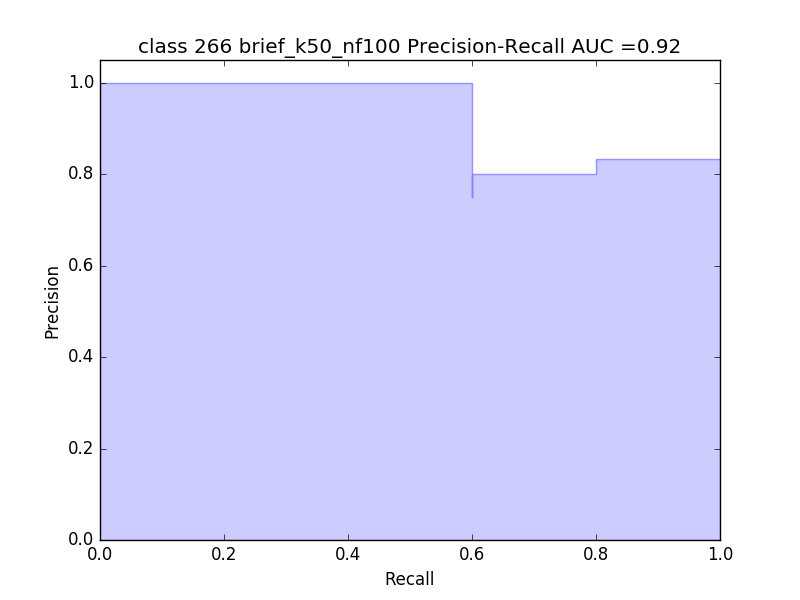
#> input picture pr_figures/brief/class_266 brief k50 nf100.png, 800 x 600 px; its folder holds only this picture in this run
$ python showkeypoints.py --p 'pr_figures/brief/class_266 brief k50 nf100.png'   (older library calls are emulated)
#> lines starting #> are read from the running program, lines starting #| are printed output that depends on the picture; after the words box and inside, x2 and y2 are one past the last pixel; in counts of white or black regions, pixels touching at a corner belong together
### utils.py
import numpy as np
import cv2
from matplotlib import pyplot as plt
import glob
import os
from itertools import groupby
import sys
from collections import OrderedDict
import random
import csv
from sklearn.metrics import precision_recall_curve
from sklearn.metrics import auc

# Read images/masks from a directory
train_width = 10 # the number of train images for each class
opposite_image_num = 10 # the number of opposite images for each class


# [78 lines left out: functions getImageListFromDir, getHistListFromDir, img_generator, orb_descriptor_generator, brief_descriptor_generator, not called in this run]


def SIFT_descriptor_generator(data, nfeatures):
    """
    :param data: numpy array grayscale image for getting histo or local descriptors for an images
    :param feature_point_quantity: MAX feature point quantity
    :return: keypoint_list, descriptor_list
    """
    # Initiate SIFT detector
    sift = cv2.xfeatures2d.SIFT_create(nfeatures=nfeatures)

    # compute the descriptors with SIFT
    kps, descs = sift.detectAndCompute(data,None)
    if descs is not None:
        pass
    return kps, descs

# generator descriptors
# [198 lines left out: functions generator_descriptor, generateHist, searchFromBase, get_class_image_list, generate_random_image_list, csv_init, not called in this run]

# deinit the csv file
def csv_deinit(csvfile, writer, score_global):
    writer.writerow(['Conclusion'] + score_global[:-1] + ["-"] + [score_global[-1]])
    csvfile.close()

 # generate Prediction/Recall image
# [104 lines left out: functions pr_image_generate, pr_csv_generation, not called in this run]

### showkeypoints.py
# this code is used for showing keypoints in the image #
import cv2
import argparse
from utils import SIFT_descriptor_generator, brief_descriptor_generator, orb_descriptor_generator
from matplotlib import pyplot as plt
from scipy.misc import imsave

def main (path, descpt_tpye, save_path):
#> called with descpt_tpye = 'sift', save_path = './rapport/draw_output_2.png'
    img = cv2.imread(path)
#> img is the input picture: shape (600, 800, 3); mean B, G, R 251.4, 223.4, 223.4
    kp = []
    if descpt_tpye == 'orb':
        kp,_ = orb_descriptor_generator(img, 10000)
    img = cv2.imread(path)
    if descpt_tpye == 'sift':
        kp,_ = SIFT_descriptor_generator(img, 10000)
#> in SIFT_descriptor_generator, `kps, descs = sift.detectAndCompute(data,None)`: kps = 339 keypoints; strongest (x, y, size): (410, 40, 1.9), (671, 52, 2), (197, 52, 2), (356, 548, 1.9)
#> kp has the same summary as kps in SIFT_descriptor_generator
    img = cv2.imread(path)
    if descpt_tpye == 'brief':
        kp,_ = brief_descriptor_generator(img, 10000)

    print ("{} key points are detected.".format(len(kp)))
#| 339 key points are detected.
    img = cv2.drawKeypoints(img, kp, img, color=(0,255,0))
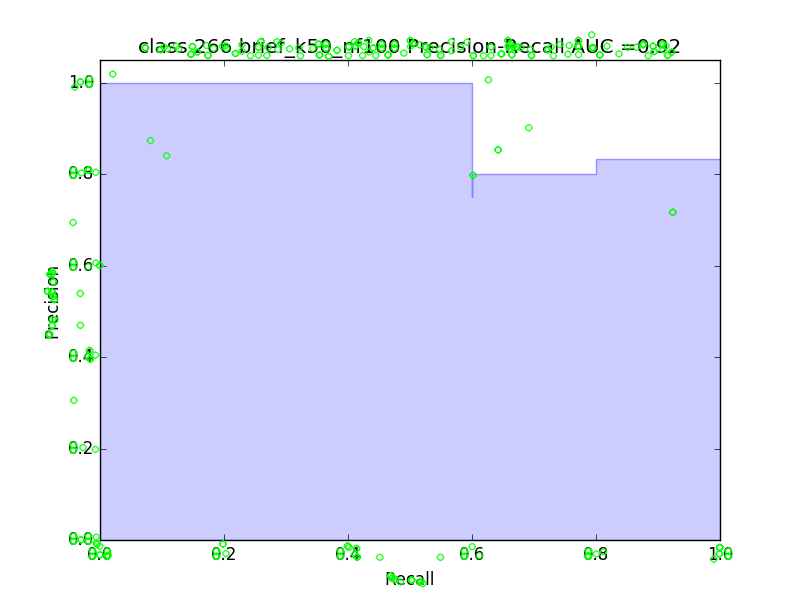
#> img: shape (600, 800, 3); 1.94% of pixels changed, all inside (x1, y1, x2, y2) = (43, 30, 733, 588)
    img = cv2.cvtColor(img,cv2.COLOR_BGR2RGB)
    plt.imshow(img)
    plt.axis("off")
    plt.show()
    imsave(save_path,img)

if __name__ == '__main__':
    parser = argparse.ArgumentParser()
    parser.add_argument("--p", type=str, default='./min_merged_test/251/rotation/251_c.png',
                        help="image path")
    parser.add_argument("-d", type=str, default='sift',
                        help="descriptor type")
    parser.add_argument("--s", type=str, default='./rapport/draw_output_2.png',
                        help="save path")
    args = parser.parse_args()

    img_path = args.p
    des_type = args.d
    save = args.s

    main(img_path,des_type,save)

$ run again, on pr_figures/brief/class_268 brief k50 nf100.png
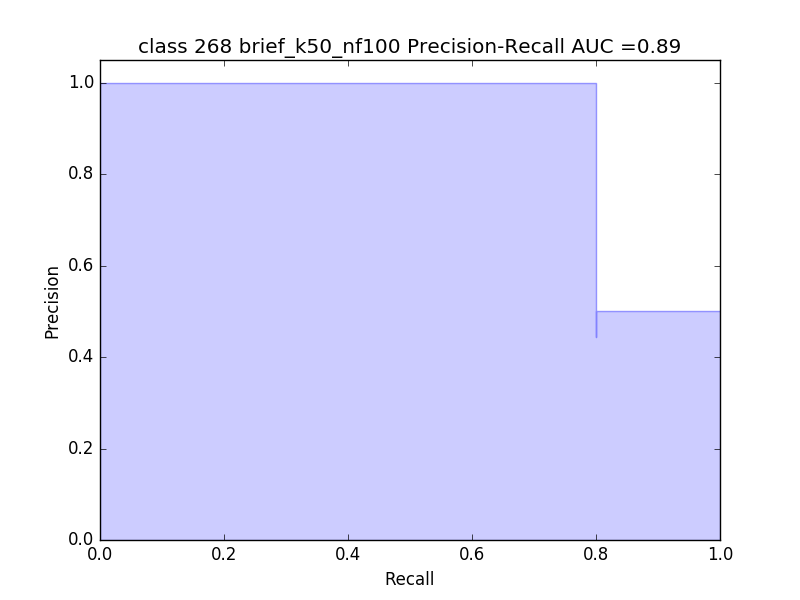
#> input picture pr_figures/brief/class_268 brief k50 nf100.png, 800 x 600 px
#> in main, img is the input picture: shape (600, 800, 3); mean B, G, R 251.4, 224.2, 224.2
#> kps = 351 keypoints; strongest (x, y, size): (410, 40, 1.9), (197, 52, 2), (356, 548, 1.9), (89, 350, 1.9)
#> kp has the same summary as kps in SIFT_descriptor_generator
#| 351 key points are detected.
#> in main, `img = cv2.drawKeypoints(img, kp, img, color=(0,255,0))`:
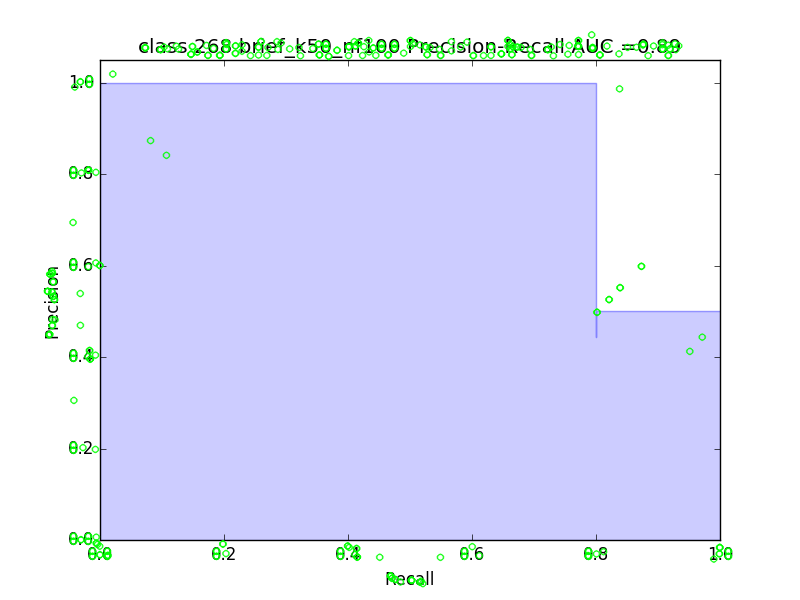
#> img: shape (600, 800, 3); 2% of pixels changed, all inside (x1, y1, x2, y2) = (43, 30, 733, 588)
